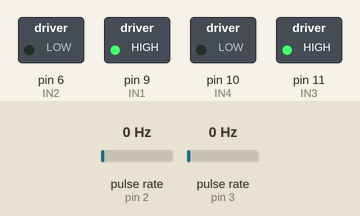
Simulated run of this sketch. Board: Arduino Uno, built with avr-gcc and run on an emulated ATmega328P. On the bench: switched loads named in the sketch (green lamp = pin HIGH). Wiring (inferred from the names in the program): 2 × pulse sensor: data pin 2 / data pin 3. Inputs (shaded band) come from the test bench; at power-on: pulse rate (sensors on pin 2, pin 3) 0 Hz. What the sketch prints to the serial monitor is not drawn.

Above: at 1.2 s.
1.3 s: pulse rate (sensor on pin 2) set to 50 Hz
Timing chart, 0 to 4.3 s (numbered marks = the images above; inputs shaded):
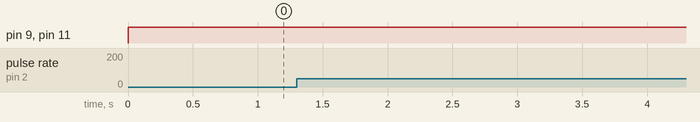

The sketch:

ROS_Ardu_Both_Encoder_Tesing.ino
```cpp
// Motor encoder output pulse per rotation
#define ENC_COUNT_REV 1856

// Encoder output to Arduino Interrupt pin
#define R_ENC_IN 2
#define L_ENC_IN 3

#define IN1 9
#define IN2 6
#define IN3 11
#define IN4 10

// Pulse count from encoder
volatile long rightencoderValue = 0;
volatile long leftencoderValue = 0;
// One-second interval for measurements
int interval = 1000;

// Counters for milliseconds during interval
long previousMillis = 0;
long currentMillis = 0;

// Variable for right_rpm measuerment
int right_rpm = 0;
int left_rpm = 0;

void setup()
{
  // Setup Serial Monitor
  Serial.begin(9600);

  // Set encoder as input with internal pullup
  pinMode(R_ENC_IN, INPUT_PULLUP);
  pinMode(L_ENC_IN, INPUT_PULLUP);

  pinMode(IN1, OUTPUT);
  pinMode(IN2, OUTPUT);
  pinMode(IN3, OUTPUT);
  pinMode(IN4, OUTPUT);
  Serial.println("System is started.....");

  // Attach interrupt
  attachInterrupt(digitalPinToInterrupt(R_ENC_IN), updateRightEncoder, RISING);
  attachInterrupt(digitalPinToInterrupt(L_ENC_IN), updateLeftEncoder, RISING);

  // Setup initial values for timer
  previousMillis = millis();
}

void loop()
{
  analogWrite(IN1, 255);//Left Motor
  analogWrite(IN2, 0);
  analogWrite(IN3, 255); // Right Motor
  analogWrite(IN4, 0);

  // Update right_rpm value every second
  currentMillis = millis();
  if (currentMillis - previousMillis > interval) {
    previousMillis = currentMillis;

    // Calculate right_rpm
    right_rpm = (float)(rightencoderValue * 60 / ENC_COUNT_REV);
    left_rpm = (float)(leftencoderValue * 60 / ENC_COUNT_REV);
    // Only update display when there is a reading
    if (right_rpm > 0  || left_rpm > 0) {
      Serial.print(" Left PULSES: ");
      Serial.print(leftencoderValue);
      Serial.print('\t');
      Serial.print(" Right PULSES: ");
      Serial.print(rightencoderValue);
      Serial.println();

      Serial.print(" Left SPEED: ");
      Serial.print(left_rpm);
      Serial.print('\t');
      Serial.print('\t');
      Serial.print(" Right SPEED: ");
      Serial.print(right_rpm);
      Serial.println();
    }

    rightencoderValue = 0;
    leftencoderValue = 0;
  }
}

void updateRightEncoder()
{
  // Increment value for each pulse from encoder
  rightencoderValue++;
}

void updateLeftEncoder()
{
  // Increment value for each pulse from encoder
  leftencoderValue++;
}
```

Measured:
- after the input at 1.3 s, every drawn part: stays the same
